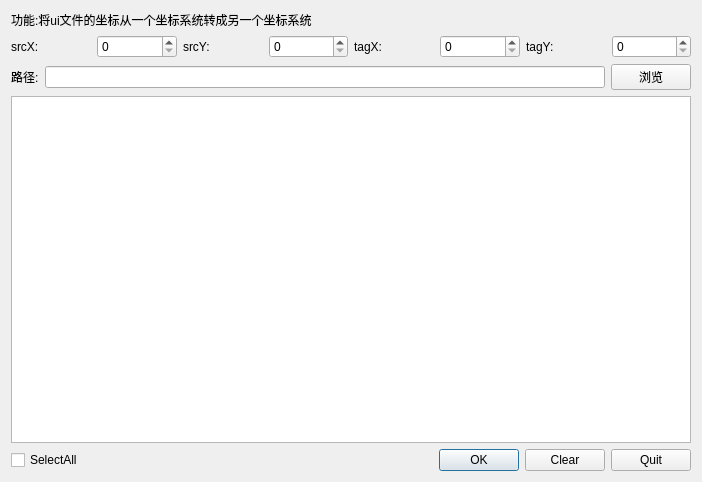
<?xml version="1.0" encoding="UTF-8"?>
<ui version="4.0">
 <class>QPointTranslateDialog</class>
 <widget class="QDialog" name="QPointTranslateDialog">
  <property name="geometry">
   <rect>
    <x>0</x>
    <y>0</y>
    <width>702</width>
    <height>482</height>
   </rect>
  </property>
  <property name="windowTitle">
   <string>PointTranslateDialog</string>
  </property>
  <layout class="QGridLayout" name="gridLayout">
   <item row="0" column="0">
    <layout class="QVBoxLayout" name="verticalLayout">
     <item>
      <widget class="QLabel" name="label">
       <property name="text">
        <string>功能:将ui文件的坐标从一个坐标系统转成另一个坐标系统</string>
       </property>
       <property name="textFormat">
        <enum>Qt::PlainText</enum>
       </property>
       <property name="wordWrap">
        <bool>true</bool>
       </property>
      </widget>
     </item>
     <item>
      <layout class="QHBoxLayout" name="horizontalLayout_7">
       <item>
        <layout class="QHBoxLayout" name="horizontalLayout_5">
         <item>
          <widget class="QLabel" name="label_2">
           <property name="text">
            <string>srcX:</string>
           </property>
          </widget>
         </item>
         <item>
          <widget class="QSpinBox" name="srcX">
           <property name="maximum">
            <number>10000</number>
           </property>
          </widget>
         </item>
        </layout>
       </item>
       <item>
        <layout class="QHBoxLayout" name="horizontalLayout_4">
         <item>
          <widget class="QLabel" name="label_3">
           <property name="text">
            <string>srcY:</string>
           </property>
          </widget>
         </item>
         <item>
          <widget class="QSpinBox" name="srcY">
           <property name="maximum">
            <number>10000</number>
           </property>
          </widget>
         </item>
        </layout>
       </item>
       <item>
        <layout class="QHBoxLayout" name="horizontalLayout_3">
         <item>
          <widget class="QLabel" name="label_4">
           <property name="text">
            <string>tagX:</string>
           </property>
          </widget>
         </item>
         <item>
          <widget class="QSpinBox" name="tagX">
           <property name="maximum">
            <number>10000</number>
           </property>
          </widget>
         </item>
        </layout>
       </item>
       <item>
        <layout class="QHBoxLayout" name="horizontalLayout_2">
         <item>
          <widget class="QLabel" name="label_5">
           <property name="text">
            <string>tagY:</string>
           </property>
          </widget>
         </item>
         <item>
          <widget class="QSpinBox" name="tagY">
           <property name="maximum">
            <number>10000</number>
           </property>
          </widget>
         </item>
        </layout>
       </item>
      </layout>
     </item>
     <item>
      <layout class="QHBoxLayout" name="horizontalLayout_6">
       <item>
        <widget class="QLabel" name="label_6">
         <property name="text">
          <string>路径:</string>
         </property>
        </widget>
       </item>
       <item>
        <widget class="QLineEdit" name="lineEdit"/>
       </item>
       <item>
        <widget class="QPushButton" name="browse">
         <property name="text">
          <string>浏览</string>
         </property>
         <property name="autoDefault">
          <bool>false</bool>
         </property>
        </widget>
       </item>
      </layout>
     </item>
     <item>
      <widget class="QListWidget" name="listWidget"/>
     </item>
     <item>
      <layout class="QHBoxLayout" name="horizontalLayout">
       <item>
        <widget class="QCheckBox" name="selectAll">
         <property name="text">
          <string>SelectAll</string>
         </property>
        </widget>
       </item>
       <item>
        <spacer name="horizontalSpacer">
         <property name="orientation">
          <enum>Qt::Horizontal</enum>
         </property>
         <property name="sizeHint" stdset="0">
          <size>
           <width>148</width>
           <height>20</height>
          </size>
         </property>
        </spacer>
       </item>
       <item>
        <widget class="QPushButton" name="ok">
         <property name="text">
          <string>OK</string>
         </property>
        </widget>
       </item>
       <item>
        <widget class="QPushButton" name="clear">
         <property name="text">
          <string>Clear</string>
         </property>
         <property name="autoDefault">
          <bool>false</bool>
         </property>
        </widget>
       </item>
       <item>
        <widget class="QPushButton" name="quit">
         <property name="text">
          <string>Quit</string>
         </property>
         <property name="autoDefault">
          <bool>false</bool>
         </property>
        </widget>
       </item>
      </layout>
     </item>
    </layout>
   </item>
  </layout>
 </widget>
 <resources/>
 <connections/>
</ui>
